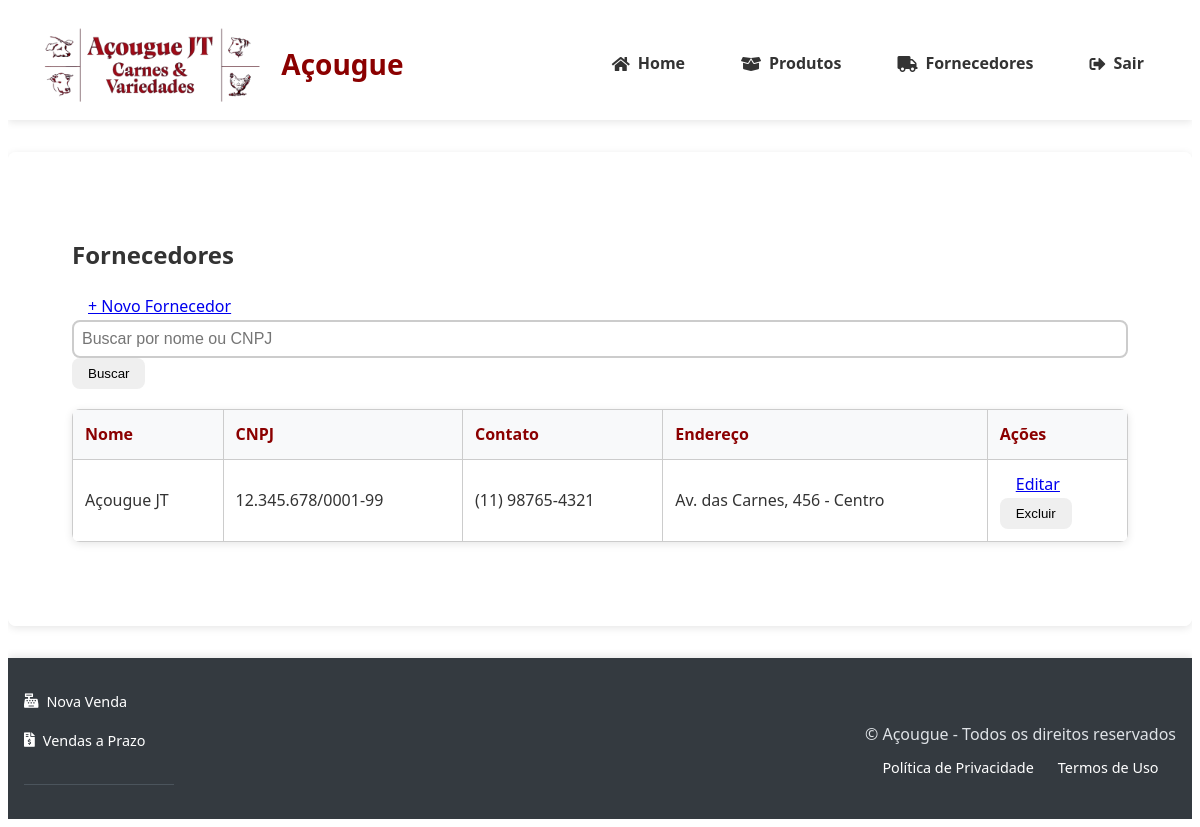
Page /fornecedores (signed in) on the earlier database version.
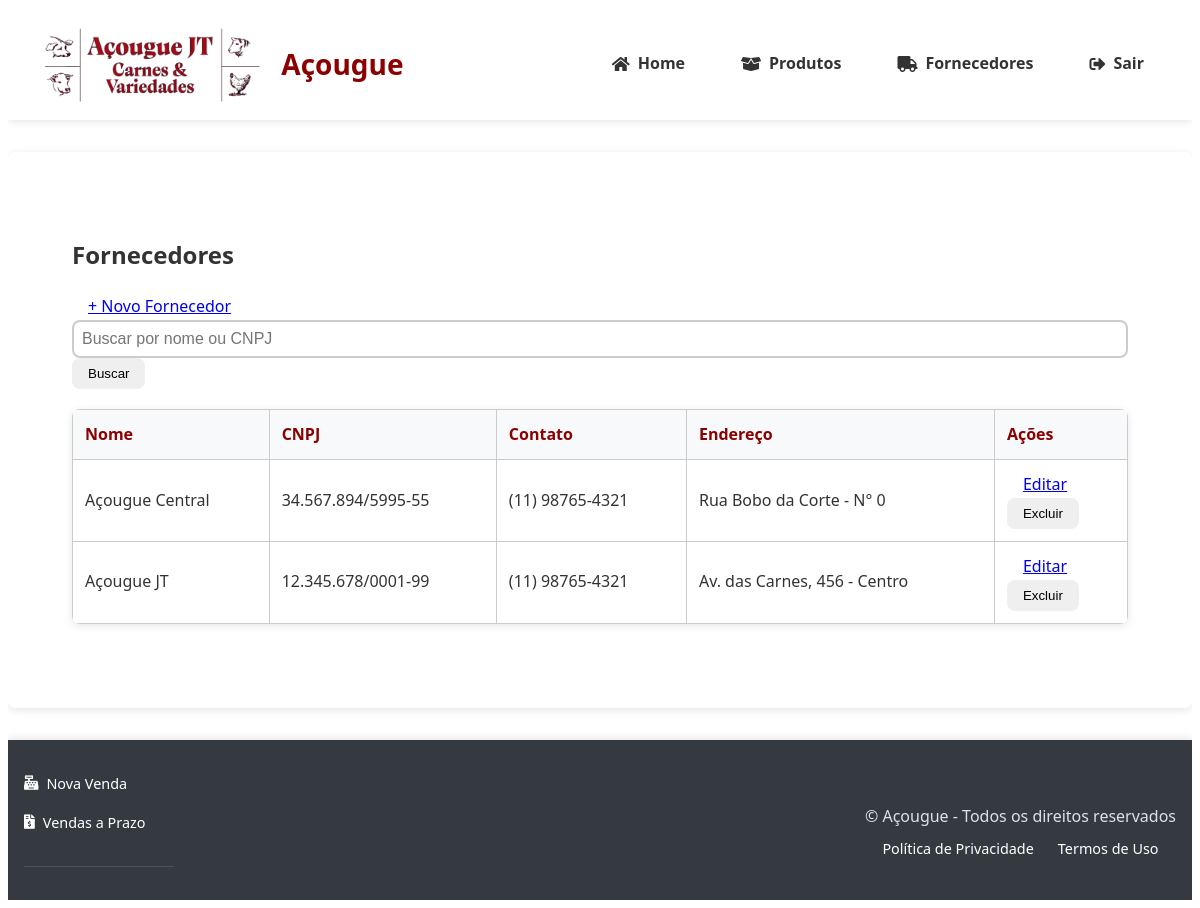
Same page on the later database version.
### tables this page shows
CREATE TABLE fornecedores (
                id INTEGER PRIMARY KEY AUTOINCREMENT,
                nome TEXT NOT NULL,
                cnpj TEXT UNIQUE NOT NULL,
                contato TEXT NOT NULL,
                endereco TEXT
            );

### app.py (the view)
@app.route('/fornecedores')
@login_required
@role_required('gerente')
def listar_fornecedores():
    search = request.args.get('search', '')
    fornecedores = get_fornecedores(search=search)
    return render_template('fornecedores/listar.html', fornecedores=fornecedores)

### banco_dados.py (called while the page is built)
@contextmanager
def get_db_connection():
    conn = sqlite3.connect(DB_PATH)
    conn.row_factory = sqlite3.Row
    conn.execute("PRAGMA foreign_keys = ON")
    try:
        yield conn
    finally:
        conn.close()

def get_fornecedores(search=None):
    with get_db_connection() as conn:
        cursor = conn.cursor()
        query = "SELECT * FROM fornecedores"
        params = []
        if search:
            query += " WHERE nome LIKE ? OR cnpj LIKE ?"
            search_term = f"%{search}%"
            params.extend([search_term, search_term])
        query += " ORDER BY nome"
        cursor.execute(query, params)
        return [dict(row) for row in cursor.fetchall()]

### templates/fornecedores/listar.html (shortened to what this page needs)
{% extends "base.html" %}
{% block content %}
<div class="container mt-4">
    <h2>Fornecedores</h2>
    <div class="d-flex justify-content-between mb-3">
        <a href="{{ url_for('novo_fornecedor') }}" class="btn btn-success">
            + Novo Fornecedor
        </a>
        <form method="GET" class="d-flex">
            <input type="text" name="search" class="form-control me-2"
                   placeholder="Buscar por nome ou CNPJ" value="{{ request.args.get('search', '') }}">
            <button type="submit" class="btn btn-primary">Buscar</button>
        </form>
    </div>
    <table class="table table-striped">
        <thead>
            <tr>
                <th>Nome</th>
                <th>CNPJ</th>
                <th>Contato</th>
                <th>Endereço</th>
                <th>Ações</th>
            </tr>
        </thead>
        <tbody>
            {% for f in fornecedores %}
            <tr>
                <td>{{ f.nome }}</td>
                <td>{{ f.cnpj }}</td>
                <td>{{ f.contato }}</td>
                <td>{{ f.endereco or '–' }}</td>
                <td>
                    <a href="{{ url_for('editar_fornecedor', id=f.id) }}"
                       class="btn btn-sm btn-warning">Editar</a>
                    <form method="POST" action="{{ url_for('excluir_fornecedor', id=f.id) }}"
                          class="d-inline">
                        <button type="submit" class="btn btn-sm btn-danger"
                                onclick="return confirm('Tem certeza?')">Excluir</button>
                    </form>
                </td>
            </tr>
            {% else %}
            <tr>
                <td colspan="5" class="text-center">Nenhum fornecedor encontrado</td>
            </tr>
            {% endfor %}
        </tbody>
    </table>
</div>
{% endblock %}

### templates/base.html (shortened to what this page needs)
<!DOCTYPE html>
<html lang="pt-BR">
<head>
    <link rel="stylesheet" href="{{ url_for('static', filename='styles.css') }}">
    <link rel="stylesheet" href="https://cdnjs.cloudflare.com/ajax/libs/font-awesome/5.15.4/css/all.min.css">
</head>
<body>
    <header class="header-main">
        <div class="header-brand">
            <img src="{{ url_for('static', filename='img/logo-acougue.png') }}" alt="Logo Açougue" class="logo">
            <h1 class="site-title">Açougue</h1>
        </div>
        <nav class="main-nav">
            <a href="{{ url_for('index') }}" class="nav-link">
                <i class="fas fa-home"></i> Home
            </a>
            <a href="{{ url_for('listar_produtos') }}" class="nav-link"><i class="fas fa-box-open"></i> Produtos</a>
            <a href="{{ url_for('listar_fornecedores') }}" class="nav-link"><i class="fas fa-truck"></i> Fornecedores</a>
            <a href="{{ url_for('logout') }}" class="nav-link btn-danger"><i class="fas fa-sign-out-alt"></i> Sair</a>
        </nav>
    </header>
    <main class="container main-content">
        {% block content %}{% endblock %}
    </main>
    <footer class="main-footer">
        <div class="footer-content">
            <div class="footer-nav-links">
                <a href="{{ url_for('nova_venda') }}" class="footer-link">
                    <i class="fas fa-cash-register"></i> Nova Venda
                </a>
                <a href="{{ url_for('listar_vendas_prazo') }}" class="footer-link">
                    <i class="fas fa-file-invoice-dollar"></i> Vendas a Prazo
                </a>
            </div>
            <div class="footer-legal">
                <p class="copyright">&copy; {{ current_year }} Açougue - Todos os direitos reservados</p>
                <div class="footer-links">
                    <a href="#" class="footer-link">Política de Privacidade</a>
                    <a href="#" class="footer-link">Termos de Uso</a>
                </div>
            </div>
        </div>
    </footer>
</body>
</html>

### static/styles.css (style rules this page uses)
:root { --primary-color: #8B0000; --secondary-color: #6e0000; --background-light: #f8f9fa; --text-dark: #333; --text-light: #fff; --border-radius: 0.5rem; --box-shadow: 0 2px 8px rgba(0,0,0,0.1); }
body { font-family: 'Segoe UI', Tahoma, Geneva, Verdana, sans-serif; color: var(--text-dark); line-height: 1.6; }
.container { max-width: 1200px; margin: 0 auto; padding: 2rem; }
.header-main { background: rgba(255, 255, 255, 0.95); padding: 1rem 2rem; display: flex; align-items: center; justify-content: space-between; box-shadow: var(--box-shadow); position: relative; z-index: 1000; }
.header-brand { display: flex; align-items: center; gap: 1rem; }
.logo { height: 80px; transition: transform 0.3s ease; }
.site-title { color: var(--primary-color); font-size: 1.75rem; margin: 0; }
.main-nav { display: flex; gap: 1.5rem; align-items: center; }
.nav-link { text-decoration: none; color: var(--text-dark); font-weight: 600; padding: 0.5rem 1rem; border-radius: var(--border-radius); transition: all 0.3s ease; display: flex; align-items: center; gap: 0.5rem; }
.main-content { flex: 1; background: rgba(255,255,255,0.98); border-radius: var(--border-radius); box-shadow: var(--box-shadow); margin: 2rem auto; position: relative; z-index: 100; }
.main-footer { background: rgba(255, 255, 255, 0.95); padding: 1.5rem; box-shadow: 0 -2px 8px rgba(0,0,0,0.1); margin-top: auto; }
.footer-content { max-width: 1200px; margin: 0 auto; display: flex; justify-content: space-between; align-items: center; }
.footer-links { display: flex; gap: 1.5rem; }
.footer-link { color: var(--text-dark); text-decoration: none; font-size: 0.9rem; transition: color 0.3s ease; }
*, *::before, *::after { box-sizing: border-box; }
html, body { overflow-x: hidden; }
.main-footer { background: #343a40; color: white; padding: 2rem 0; margin-top: auto; }
.footer-content { max-width: 1200px; margin: 0 auto; padding: 0 1rem; }
.footer-nav-links { display: grid; grid-template-columns: repeat(auto-fit, minmax(150px, 1fr)); gap: 1rem; margin-bottom: 0.1rem; border-bottom: 1px solid #4b545c; padding-bottom: 2rem; }
.footer-link { color: #ffffff; text-decoration: none; display: flex; align-items: center; gap: 0.5rem; transition: color 0.3s ease; }
.footer-legal { text-align: center; padding-top: 0.5rem; }
.footer-legal .copyright { margin-bottom: 0.5rem; color: #dee2e6; }
.footer-links { display: flex; gap: 1.5rem; justify-content: center; flex-wrap: wrap; }
table { width: 100%; border-collapse: collapse; margin: 1rem 0; }
th, td { padding: 12px; text-align: left; border-bottom: 1px solid #ddd; }
th { background-color: #8B0000; color: white; }
table { width: 100%; border-collapse: collapse; margin: 20px 0; background: white; }

Differences in the rows shown:
added fornecedores: nome "Açougue Central", cnpj "34.567.894/5995-55", contato "(11) 98765-4321", endereco "Rua Bobo da Corte - N° 0"
